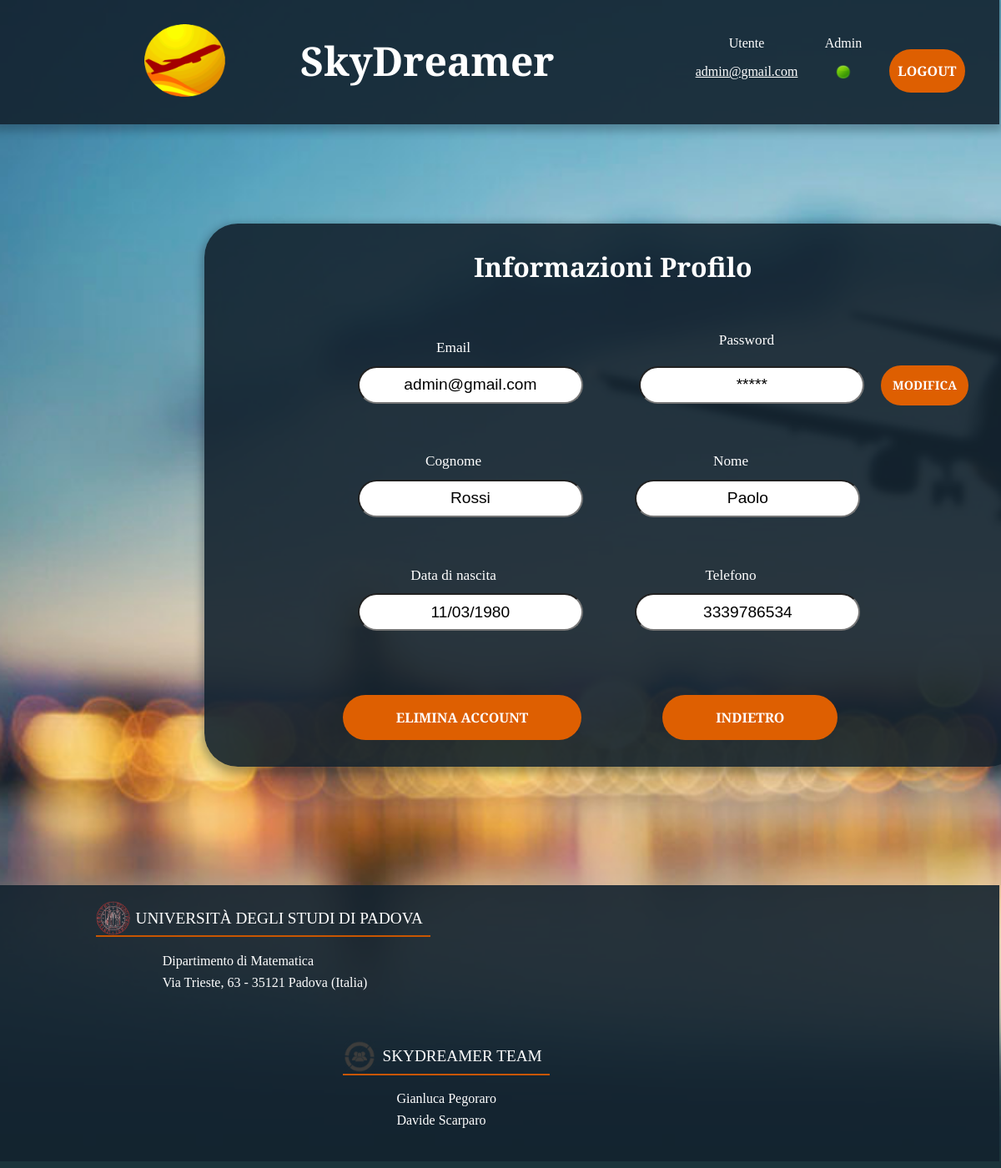
The app's page /profile.php (signed in) with its own data.
### tables this page shows
CREATE TABLE IF NOT EXISTS `utente` (
  `mail` varchar(40) NOT NULL,
  `password` varchar(20) NOT NULL,
  `cognome` varchar(20) NOT NULL,
  `nome` varchar(20) NOT NULL,
  `dataNascita` date NOT NULL,
  `telefono` varchar(10) NOT NULL,
  `admin` tinyint(1) NOT NULL,
  PRIMARY KEY (`mail`),
  UNIQUE KEY `telefono` (`telefono`)
);

### profile.php (the view, shortened to what this page needs)
<?php
	require ("utility.php");
	$user=$_SESSION['mail'];
?>
<!DOCTYPE html>
<html lang="it">
	<head>
		<link rel="stylesheet" href="css/profile.css" type="text/css" />
	</head>
	<body>
		<?php
			$link=connectionDB();
			$viewUser=mysqli_query($link,"SELECT * from utente where mail='$user'");
			$row=mysqli_fetch_row($viewUser);
			$mail=$row[0];
			$password=$row[1];
			$cognome=$row[2];
			$nome=$row[3];
			$dataNasc=date_create($row[4]);
			$telefono=$row[5];
		?>
		<div class="form">
			<h2 class="subtitle">Informazioni Profilo</h2>
			<div class="linea">
				<div class="info">
					<label for="mail">Email</label>
					<input type="text" name="mail" value="<?php echo $mail; ?>" readonly />
				</div>
				<div class="info info-psw">
						<label for="password">Password</label>
						<div>
							<input type="text" name="password" value="<?php for($i=0; $i<strlen($password); $i++) echo "*"; ?>" readonly />
							<a class="button" href="changePsw.php">Modifica</a>
						</div>
				</div>
			</div>
			<div class="linea">
				<div class="info">
					<label for="cognome">Cognome</label>
					<input type="text" name="cognome" value="<?php echo $cognome; ?>" readonly />
				</div>
				<div class="info">
					<label for="nome">Nome</label>
					<input type="text" name="nome" value="<?php echo $nome; ?>" readonly />
				</div>
			</div>
			<div class="linea">
				<div class="info">
					<label for="ddn">Data di nascita</label>
					<input type="text" name="ddn" value="<?php echo date_format($dataNasc,'d/m/Y'); ?>" readonly />
				</div>
				<div class="info">
					<label for="telefono">Telefono</label>
					<input type="text" name="telefono" value="<?php echo $telefono; ?>" readonly />
				</div>
			</div>
			<div class="last">
				<a class="button" href="deleteUser.php">Elimina Account</a>
				<a class="button" href="home.php">Indietro</a>
			</div>
		</div>
	</body>
</html>

### css/profile.css (style rules this page uses)
h2 { text-align: center; }
.form { color: #ffffff; min-width: 900px; margin-left: 20%; margin-right: 10%; padding-top: 1.5em; padding-bottom: 1.5em; }
.form div.info { margin-top: 1.5em; margin-bottom: 1.5em; font-size: 1.2em; color: #ffffff; }
.form div.linea div.info { display: inline-block; }
.form div.linea div.info:nth-child(1) { margin-right: 11%; margin-left: 16%; }
.form div.info input[type=text] { font-size: 1em; padding: 0.5em; min-width: 4.5em; border-radius: 40px; text-align: center; margin-top: 5%; }
label { font-size: 0.9em; }
.form div.last { margin-left: 14%; margin-top: 4em; margin-bottom: 1.5em; }
.form div.last a { padding: 1em 4em; }
.form div.last a:nth-child(1) { margin-right: 12%; }
.form div.info a { padding: 1em; font-size: 0.75em; margin-left: 1em; }
a.button { width: 10%; font-size: 1em; }
div.info { width: 25.5%; height: 10%; text-align: center; }
div.info-psw { width: 45%; }
div.info-psw label { padding-right: 34%; }

### css/base.css (style rules this page uses)
html { overflow-y: scroll; background: url(../images/sfondo.jpg) no-repeat center center fixed; -moz-background-size: cover; -webkit-background-size: cover; -o-background-size: cover; background-size: cover; }
body { font-family: 'Arvo', serif; }
.subtitle { color: #ffffff; margin-top: 0.2em; font-size: 2em; text-align: center; }
.form { color: #ffffff; background: rgba(19, 35, 47, 0.9); padding: 40px; max-width: 750px; margin: 40px auto; border-radius: 40px; box-shadow: 0 4px 10px 4px rgba(19, 35, 47, 0.3); }
.button { border: 0; outline: none; padding: 15px 0; font-size: 2rem; font-weight: 600; text-transform: uppercase; text-decoration: none; font-family: 'Arvo', serif; background: #de5f01; color: #ffffff; border-radius: 40px; cursor: pointer; -webkit-transition: all 0.5s ease; transition: all 0.5s ease; -webkit-appearance: none; }
input, textarea, select { outline: 0; }

### records on screen
utente: mail "admin@gmail.com", password "*****", cognome "Rossi", nome "Paolo", ddn "11/03/1980", telefono "3339786534"

### other values on screen
$_SESSION['mail'] "admin@gmail.com"
